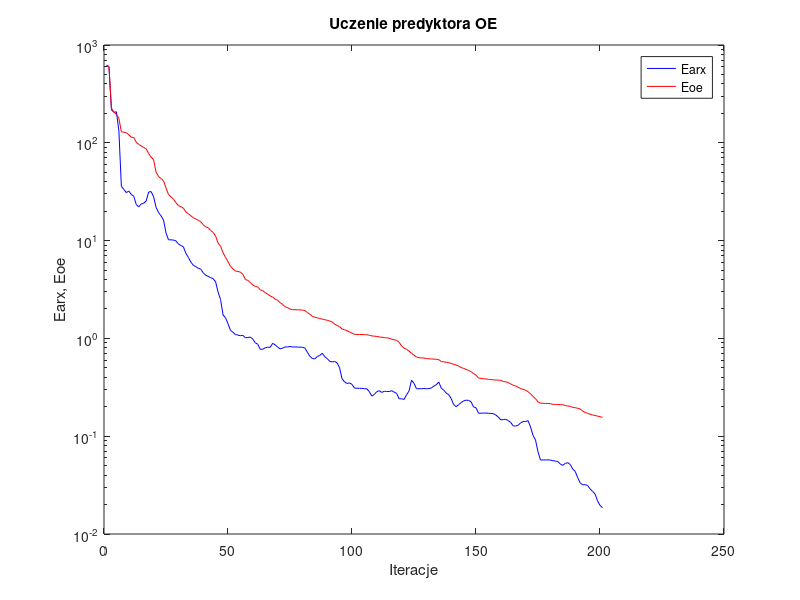
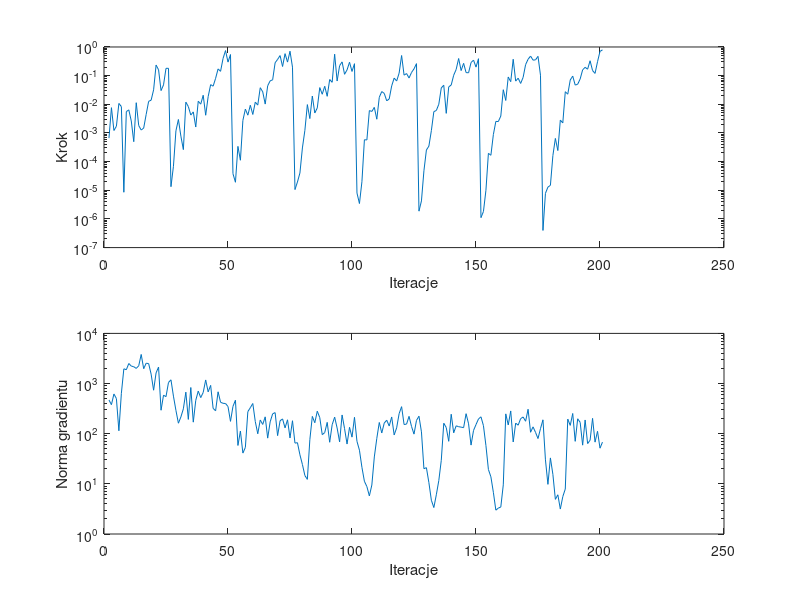

Here is the MATLAB script that generated these plots, in order:
%uczenie predyktora oe
clear all;
n=0; farx(n+1)=6.130613e+002; foe(n+1)=6.246224e+002; wspucz(n+1)=0.000000e+000; ng(n+1)=0.000000e+000;
%odnowa zmiennej metryki
n=1; farx(n+1)=5.954575e+002; foe(n+1)=6.044597e+002; krok(n+1)=6.586506e-004; ng(n+1)=4.703177e+002;
n=2; farx(n+1)=2.170709e+002; foe(n+1)=2.261746e+002; krok(n+1)=7.632150e-003; ng(n+1)=3.793680e+002;
n=3; farx(n+1)=2.045536e+002; foe(n+1)=2.059962e+002; krok(n+1)=1.217981e-003; ng(n+1)=6.195250e+002;
n=4; farx(n+1)=2.077765e+002; foe(n+1)=1.947884e+002; krok(n+1)=1.713251e-003; ng(n+1)=5.021155e+002;
n=5; farx(n+1)=1.324518e+002; foe(n+1)=1.777485e+002; krok(n+1)=1.071180e-002; ng(n+1)=1.144513e+002;
n=6; farx(n+1)=3.583843e+001; foe(n+1)=1.293896e+002; krok(n+1)=8.335898e-003; ng(n+1)=6.376773e+002;
n=7; farx(n+1)=3.340644e+001; foe(n+1)=1.287087e+002; krok(n+1)=8.539569e-006; ng(n+1)=1.967429e+003;
n=8; farx(n+1)=3.095703e+001; foe(n+1)=1.265224e+002; krok(n+1)=5.557598e-003; ng(n+1)=1.883856e+003;
n=9; farx(n+1)=3.210565e+001; foe(n+1)=1.209446e+002; krok(n+1)=6.399091e-003; ng(n+1)=2.508810e+003;
n=10; farx(n+1)=2.967087e+001; foe(n+1)=1.142372e+002; krok(n+1)=2.614439e-003; ng(n+1)=2.229638e+003;
n=11; farx(n+1)=2.839163e+001; foe(n+1)=1.130989e+002; krok(n+1)=4.957630e-004; ng(n+1)=2.163644e+003;
n=12; farx(n+1)=2.341742e+001; foe(n+1)=1.014556e+002; krok(n+1)=1.136409e-002; ng(n+1)=2.004382e+003;
n=13; farx(n+1)=2.209095e+001; foe(n+1)=9.646738e+001; krok(n+1)=1.810600e-003; ng(n+1)=2.259198e+003;
n=14; farx(n+1)=2.369591e+001; foe(n+1)=9.268964e+001; krok(n+1)=1.265711e-003; ng(n+1)=3.803012e+003;
n=15; farx(n+1)=2.410024e+001; foe(n+1)=8.946371e+001; krok(n+1)=1.478815e-003; ng(n+1)=1.976998e+003;
n=16; farx(n+1)=2.543017e+001; foe(n+1)=8.714316e+001; krok(n+1)=4.419773e-003; ng(n+1)=2.542796e+003;
n=17; farx(n+1)=3.140632e+001; foe(n+1)=7.745588e+001; krok(n+1)=1.269968e-002; ng(n+1)=2.497785e+003;
n=18; farx(n+1)=3.169685e+001; foe(n+1)=7.144613e+001; krok(n+1)=1.391254e-002; ng(n+1)=1.541539e+003;
n=19; farx(n+1)=2.805380e+001; foe(n+1)=6.724517e+001; krok(n+1)=3.197384e-002; ng(n+1)=7.363006e+002;
n=20; farx(n+1)=2.188524e+001; foe(n+1)=5.010898e+001; krok(n+1)=2.343012e-001; ng(n+1)=1.634965e+003;
n=21; farx(n+1)=1.932817e+001; foe(n+1)=4.525358e+001; krok(n+1)=1.600146e-001; ng(n+1)=2.130851e+003;
n=22; farx(n+1)=1.791876e+001; foe(n+1)=4.311013e+001; krok(n+1)=3.006802e-002; ng(n+1)=2.937995e+002;
n=23; farx(n+1)=1.623671e+001; foe(n+1)=4.094152e+001; krok(n+1)=4.756755e-002; ng(n+1)=5.860924e+002;
n=24; farx(n+1)=1.198368e+001; foe(n+1)=3.447209e+001; krok(n+1)=1.800875e-001; ng(n+1)=5.481001e+002;
n=25; farx(n+1)=1.019560e+001; foe(n+1)=2.967080e+001; krok(n+1)=1.802050e-001; ng(n+1)=1.050140e+003;
%odnowa zmiennej metryki
n=26; farx(n+1)=1.017484e+001; foe(n+1)=2.801685e+001; krok(n+1)=1.334403e-005; ng(n+1)=1.186761e+003;
n=27; farx(n+1)=1.012726e+001; foe(n+1)=2.658001e+001; krok(n+1)=6.880069e-005; ng(n+1)=5.605298e+002;
n=28; farx(n+1)=9.929485e+000; foe(n+1)=2.440133e+001; krok(n+1)=1.189159e-003; ng(n+1)=2.920478e+002;
n=29; farx(n+1)=9.249345e+000; foe(n+1)=2.282369e+001; krok(n+1)=2.957764e-003; ng(n+1)=1.618349e+002;
n=30; farx(n+1)=8.904428e+000; foe(n+1)=2.217576e+001; krok(n+1)=7.740461e-004; ng(n+1)=2.157598e+002;
n=31; farx(n+1)=8.636234e+000; foe(n+1)=2.148280e+001; krok(n+1)=2.625683e-004; ng(n+1)=3.135757e+002;
n=32; farx(n+1)=7.433246e+000; foe(n+1)=1.966103e+001; krok(n+1)=1.189189e-002; ng(n+1)=6.738676e+002;
n=33; farx(n+1)=6.740012e+000; foe(n+1)=1.885016e+001; krok(n+1)=8.368557e-003; ng(n+1)=1.927836e+002;
n=34; farx(n+1)=6.050434e+000; foe(n+1)=1.794454e+001; krok(n+1)=4.212063e-003; ng(n+1)=8.336091e+002;
n=35; farx(n+1)=5.595702e+000; foe(n+1)=1.715650e+001; krok(n+1)=5.433546e-003; ng(n+1)=1.699215e+002;
n=36; farx(n+1)=5.426922e+000; foe(n+1)=1.661920e+001; krok(n+1)=1.611746e-003; ng(n+1)=4.637029e+002;
n=37; farx(n+1)=5.213745e+000; foe(n+1)=1.614566e+001; krok(n+1)=1.278285e-002; ng(n+1)=7.072073e+002;
n=38; farx(n+1)=5.118514e+000; foe(n+1)=1.560003e+001; krok(n+1)=1.012568e-002; ng(n+1)=5.246994e+002;
n=39; farx(n+1)=4.689468e+000; foe(n+1)=1.452927e+001; krok(n+1)=2.069003e-002; ng(n+1)=6.642887e+002;
n=40; farx(n+1)=4.422030e+000; foe(n+1)=1.382754e+001; krok(n+1)=4.153710e-003; ng(n+1)=1.180018e+003;
n=41; farx(n+1)=4.310729e+000; foe(n+1)=1.353535e+001; krok(n+1)=1.855145e-002; ng(n+1)=6.824348e+002;
n=42; farx(n+1)=4.179656e+000; foe(n+1)=1.270523e+001; krok(n+1)=4.852216e-002; ng(n+1)=9.193859e+002;
n=43; farx(n+1)=4.081818e+000; foe(n+1)=1.213447e+001; krok(n+1)=4.284718e-002; ng(n+1)=3.204371e+002;
n=44; farx(n+1)=3.790225e+000; foe(n+1)=1.110859e+001; krok(n+1)=8.057849e-002; ng(n+1)=2.859797e+002;
n=45; farx(n+1)=2.971340e+000; foe(n+1)=9.421833e+000; krok(n+1)=1.717868e-001; ng(n+1)=6.847189e+002;
n=46; farx(n+1)=2.501025e+000; foe(n+1)=8.767591e+000; krok(n+1)=1.414327e-001; ng(n+1)=4.235655e+002;
n=47; farx(n+1)=1.735820e+000; foe(n+1)=7.507072e+000; krok(n+1)=3.963116e-001; ng(n+1)=4.037069e+002;
n=48; farx(n+1)=1.625684e+000; foe(n+1)=6.738306e+000; krok(n+1)=7.491049e-001; ng(n+1)=3.996612e+002;
n=49; farx(n+1)=1.413361e+000; foe(n+1)=6.105063e+000; krok(n+1)=2.965231e-001; ng(n+1)=3.484120e+002;
n=50; farx(n+1)=1.209035e+000; foe(n+1)=5.460758e+000; krok(n+1)=5.450576e-001; ng(n+1)=1.762442e+002;
%odnowa zmiennej metryki
n=51; farx(n+1)=1.155603e+000; foe(n+1)=5.143128e+000; krok(n+1)=3.791849e-005; ng(n+1)=3.504162e+002;
n=52; farx(n+1)=1.094083e+000; foe(n+1)=4.886903e+000; krok(n+1)=1.904168e-005; ng(n+1)=4.654436e+002;
n=53; farx(n+1)=1.081804e+000; foe(n+1)=4.834149e+000; krok(n+1)=3.403614e-004; ng(n+1)=5.827349e+001;
n=54; farx(n+1)=1.065727e+000; foe(n+1)=4.760547e+000; krok(n+1)=1.117582e-004; ng(n+1)=1.129328e+002;
n=55; farx(n+1)=1.074212e+000; foe(n+1)=4.513818e+000; krok(n+1)=2.739044e-003; ng(n+1)=4.102127e+001;
n=56; farx(n+1)=1.015804e+000; foe(n+1)=4.004074e+000; krok(n+1)=6.776891e-003; ng(n+1)=5.326801e+001;
n=57; farx(n+1)=1.022256e+000; foe(n+1)=3.914721e+000; krok(n+1)=4.175393e-003; ng(n+1)=2.756750e+002;
n=58; farx(n+1)=1.031536e+000; foe(n+1)=3.721473e+000; krok(n+1)=9.267996e-003; ng(n+1)=3.301130e+002;
n=59; farx(n+1)=9.840184e-001; foe(n+1)=3.524115e+000; krok(n+1)=4.419773e-003; ng(n+1)=4.001377e+002;
n=60; farx(n+1)=9.018502e-001; foe(n+1)=3.399992e+000; krok(n+1)=1.189189e-002; ng(n+1)=1.749878e+002;
n=61; farx(n+1)=8.708117e-001; foe(n+1)=3.355082e+000; krok(n+1)=9.385969e-003; ng(n+1)=9.958423e+001;
n=62; farx(n+1)=7.730667e-001; foe(n+1)=3.140525e+000; krok(n+1)=3.798141e-002; ng(n+1)=1.877809e+002;
n=63; farx(n+1)=7.746677e-001; foe(n+1)=3.073648e+000; krok(n+1)=2.727640e-002; ng(n+1)=1.529606e+002;
n=64; farx(n+1)=8.010410e-001; foe(n+1)=2.941974e+000; krok(n+1)=1.017451e-002; ng(n+1)=2.167681e+002;
n=65; farx(n+1)=8.129646e-001; foe(n+1)=2.826735e+000; krok(n+1)=4.438543e-002; ng(n+1)=8.157301e+001;
n=66; farx(n+1)=8.111341e-001; foe(n+1)=2.723957e+000; krok(n+1)=6.589702e-002; ng(n+1)=1.724183e+002;
n=67; farx(n+1)=8.909806e-001; foe(n+1)=2.645743e+000; krok(n+1)=7.143431e-002; ng(n+1)=2.489751e+002;
n=68; farx(n+1)=8.591942e-001; foe(n+1)=2.523670e+000; krok(n+1)=2.815910e-001; ng(n+1)=2.631374e+002;
n=69; farx(n+1)=8.145028e-001; foe(n+1)=2.450318e+000; krok(n+1)=3.691454e-001; ng(n+1)=9.147646e+001;
n=70; farx(n+1)=7.824016e-001; foe(n+1)=2.323584e+000; krok(n+1)=5.013461e-001; ng(n+1)=1.811351e+002;
n=71; farx(n+1)=7.939010e-001; foe(n+1)=2.223337e+000; krok(n+1)=2.085241e-001; ng(n+1)=1.972471e+002;
n=72; farx(n+1)=8.191028e-001; foe(n+1)=2.111492e+000; krok(n+1)=5.853717e-001; ng(n+1)=1.307200e+002;
n=73; farx(n+1)=8.165208e-001; foe(n+1)=2.062856e+000; krok(n+1)=2.969638e-001; ng(n+1)=1.893114e+002;
n=74; farx(n+1)=8.261078e-001; foe(n+1)=1.992949e+000; krok(n+1)=7.113726e-001; ng(n+1)=8.220975e+001;
n=75; farx(n+1)=8.183646e-001; foe(n+1)=1.969001e+000; krok(n+1)=1.981558e-001; ng(n+1)=1.813981e+002;
%odnowa zmiennej metryki
n=76; farx(n+1)=8.177124e-001; foe(n+1)=1.965114e+000; krok(n+1)=1.057446e-005; ng(n+1)=6.491574e+001;
n=77; farx(n+1)=8.161360e-001; foe(n+1)=1.960528e+000; krok(n+1)=1.944453e-005; ng(n+1)=6.619585e+001;
n=78; farx(n+1)=8.126179e-001; foe(n+1)=1.957335e+000; krok(n+1)=4.014885e-005; ng(n+1)=3.796212e+001;
n=79; farx(n+1)=8.141745e-001; foe(n+1)=1.945478e+000; krok(n+1)=3.000226e-004; ng(n+1)=2.437301e+001;
n=80; farx(n+1)=7.969572e-001; foe(n+1)=1.926357e+000; krok(n+1)=1.236099e-003; ng(n+1)=1.465814e+001;
n=81; farx(n+1)=7.229008e-001; foe(n+1)=1.839492e+000; krok(n+1)=9.759296e-003; ng(n+1)=1.229514e+001;
n=82; farx(n+1)=6.560519e-001; foe(n+1)=1.765832e+000; krok(n+1)=3.174920e-003; ng(n+1)=7.596355e+001;
n=83; farx(n+1)=6.236580e-001; foe(n+1)=1.680908e+000; krok(n+1)=1.941426e-002; ng(n+1)=2.213371e+002;
n=84; farx(n+1)=6.171857e-001; foe(n+1)=1.648285e+000; krok(n+1)=4.974973e-003; ng(n+1)=1.653970e+002;
n=85; farx(n+1)=6.527523e-001; foe(n+1)=1.624379e+000; krok(n+1)=7.479896e-003; ng(n+1)=2.808765e+002;
n=86; farx(n+1)=6.692216e-001; foe(n+1)=1.592554e+000; krok(n+1)=3.830459e-002; ng(n+1)=2.095640e+002;
n=87; farx(n+1)=7.049502e-001; foe(n+1)=1.574589e+000; krok(n+1)=2.243356e-002; ng(n+1)=9.570460e+001;
n=88; farx(n+1)=6.512390e-001; foe(n+1)=1.554145e+000; krok(n+1)=4.254539e-002; ng(n+1)=1.052033e+002;
n=89; farx(n+1)=6.207382e-001; foe(n+1)=1.532651e+000; krok(n+1)=1.901096e-002; ng(n+1)=1.682640e+002;
n=90; farx(n+1)=5.841474e-001; foe(n+1)=1.504450e+000; krok(n+1)=7.327928e-002; ng(n+1)=6.751075e+001;
n=91; farx(n+1)=5.739173e-001; foe(n+1)=1.472520e+000; krok(n+1)=5.857529e-002; ng(n+1)=1.512188e+002;
n=92; farx(n+1)=5.819849e-001; foe(n+1)=1.398736e+000; krok(n+1)=5.600723e-001; ng(n+1)=2.138764e+002;
n=93; farx(n+1)=5.609044e-001; foe(n+1)=1.353191e+000; krok(n+1)=6.503090e-002; ng(n+1)=1.298725e+002;
n=94; farx(n+1)=5.005984e-001; foe(n+1)=1.318032e+000; krok(n+1)=2.224108e-001; ng(n+1)=6.866387e+001;
n=95; farx(n+1)=3.857614e-001; foe(n+1)=1.246276e+000; krok(n+1)=3.019693e-001; ng(n+1)=2.364465e+002;
n=96; farx(n+1)=3.594497e-001; foe(n+1)=1.228496e+000; krok(n+1)=1.114169e-001; ng(n+1)=1.261576e+002;
n=97; farx(n+1)=3.459874e-001; foe(n+1)=1.195127e+000; krok(n+1)=1.586161e-001; ng(n+1)=6.222222e+001;
n=98; farx(n+1)=3.507554e-001; foe(n+1)=1.163601e+000; krok(n+1)=2.936023e-001; ng(n+1)=1.340964e+002;
n=99; farx(n+1)=3.388058e-001; foe(n+1)=1.131812e+000; krok(n+1)=1.400181e-001; ng(n+1)=8.543239e+001;
n=100; farx(n+1)=3.100382e-001; foe(n+1)=1.099749e+000; krok(n+1)=2.615920e-001; ng(n+1)=2.123297e+002;
%odnowa zmiennej metryki
n=101; farx(n+1)=3.091713e-001; foe(n+1)=1.097291e+000; krok(n+1)=8.058704e-006; ng(n+1)=7.041840e+001;
n=102; farx(n+1)=3.089072e-001; foe(n+1)=1.096773e+000; krok(n+1)=3.445799e-006; ng(n+1)=4.689515e+001;
n=103; farx(n+1)=3.082942e-001; foe(n+1)=1.096161e+000; krok(n+1)=1.990494e-005; ng(n+1)=2.136493e+001;
n=104; farx(n+1)=3.062241e-001; foe(n+1)=1.091819e+000; krok(n+1)=5.800074e-004; ng(n+1)=1.125771e+001;
n=105; farx(n+1)=3.051818e-001; foe(n+1)=1.089033e+000; krok(n+1)=5.704577e-004; ng(n+1)=8.814800e+000;
n=106; farx(n+1)=2.848227e-001; foe(n+1)=1.077423e+000; krok(n+1)=6.046212e-003; ng(n+1)=5.747033e+000;
n=107; farx(n+1)=2.574082e-001; foe(n+1)=1.059989e+000; krok(n+1)=5.631405e-003; ng(n+1)=9.486034e+000;
n=108; farx(n+1)=2.674606e-001; foe(n+1)=1.054234e+000; krok(n+1)=7.801084e-003; ng(n+1)=3.442269e+001;
n=109; farx(n+1)=2.853342e-001; foe(n+1)=1.047393e+000; krok(n+1)=3.017589e-003; ng(n+1)=8.065920e+001;
n=110; farx(n+1)=2.917897e-001; foe(n+1)=1.035523e+000; krok(n+1)=1.761298e-002; ng(n+1)=1.674455e+002;
n=111; farx(n+1)=2.802284e-001; foe(n+1)=1.028895e+000; krok(n+1)=2.779047e-002; ng(n+1)=1.033926e+002;
n=112; farx(n+1)=2.878595e-001; foe(n+1)=1.019086e+000; krok(n+1)=2.409244e-002; ng(n+1)=1.629717e+002;
n=113; farx(n+1)=2.869584e-001; foe(n+1)=1.013583e+000; krok(n+1)=1.321526e-002; ng(n+1)=1.857022e+002;
n=114; farx(n+1)=2.861320e-001; foe(n+1)=1.004900e+000; krok(n+1)=1.538463e-002; ng(n+1)=1.422196e+002;
n=115; farx(n+1)=2.918379e-001; foe(n+1)=9.789078e-001; krok(n+1)=4.388300e-002; ng(n+1)=2.156095e+002;
n=116; farx(n+1)=2.822775e-001; foe(n+1)=9.679165e-001; krok(n+1)=8.197463e-002; ng(n+1)=9.449457e+001;
n=117; farx(n+1)=2.737948e-001; foe(n+1)=9.556696e-001; krok(n+1)=6.486639e-002; ng(n+1)=1.306471e+002;
n=118; farx(n+1)=2.416344e-001; foe(n+1)=9.128673e-001; krok(n+1)=1.221956e-001; ng(n+1)=2.510320e+002;
n=119; farx(n+1)=2.410741e-001; foe(n+1)=8.361938e-001; krok(n+1)=5.045340e-001; ng(n+1)=3.460681e+002;
n=120; farx(n+1)=2.379723e-001; foe(n+1)=7.950266e-001; krok(n+1)=1.041001e-001; ng(n+1)=1.522607e+002;
n=121; farx(n+1)=2.653161e-001; foe(n+1)=7.723686e-001; krok(n+1)=1.181740e-001; ng(n+1)=1.555997e+002;
n=122; farx(n+1)=2.899888e-001; foe(n+1)=7.410113e-001; krok(n+1)=8.277891e-002; ng(n+1)=2.218130e+002;
n=123; farx(n+1)=3.739339e-001; foe(n+1)=7.034325e-001; krok(n+1)=1.288873e-001; ng(n+1)=1.395374e+002;
n=124; farx(n+1)=3.470456e-001; foe(n+1)=6.748012e-001; krok(n+1)=1.723367e-001; ng(n+1)=9.807526e+001;
n=125; farx(n+1)=3.058296e-001; foe(n+1)=6.445744e-001; krok(n+1)=2.624788e-001; ng(n+1)=1.841556e+002;
%odnowa zmiennej metryki
n=126; farx(n+1)=3.058825e-001; foe(n+1)=6.345489e-001; krok(n+1)=1.867739e-006; ng(n+1)=2.232439e+002;
n=127; farx(n+1)=3.063373e-001; foe(n+1)=6.311791e-001; krok(n+1)=4.250599e-006; ng(n+1)=1.088926e+002;
n=128; farx(n+1)=3.070580e-001; foe(n+1)=6.299429e-001; krok(n+1)=4.789661e-005; ng(n+1)=2.004444e+001;
n=129; farx(n+1)=3.057295e-001; foe(n+1)=6.222335e-001; krok(n+1)=2.540827e-004; ng(n+1)=2.102090e+001;
n=130; farx(n+1)=3.070527e-001; foe(n+1)=6.181226e-001; krok(n+1)=3.467612e-004; ng(n+1)=1.060489e+001;
n=131; farx(n+1)=3.108722e-001; foe(n+1)=6.164597e-001; krok(n+1)=1.207428e-003; ng(n+1)=4.713102e+000;
n=132; farx(n+1)=3.254993e-001; foe(n+1)=6.136725e-001; krok(n+1)=5.557598e-003; ng(n+1)=3.369309e+000;
n=133; farx(n+1)=3.358836e-001; foe(n+1)=6.113762e-001; krok(n+1)=6.072741e-003; ng(n+1)=6.057342e+000;
n=134; farx(n+1)=3.581132e-001; foe(n+1)=6.057721e-001; krok(n+1)=1.004449e-002; ng(n+1)=1.162861e+001;
n=135; farx(n+1)=3.095835e-001; foe(n+1)=5.799864e-001; krok(n+1)=3.726804e-002; ng(n+1)=2.947226e+001;
n=136; farx(n+1)=2.952825e-001; foe(n+1)=5.761090e-001; krok(n+1)=4.616585e-002; ng(n+1)=1.617082e+002;
n=137; farx(n+1)=2.759279e-001; foe(n+1)=5.702347e-001; krok(n+1)=4.830641e-003; ng(n+1)=1.327473e+002;
n=138; farx(n+1)=2.659953e-001; foe(n+1)=5.654183e-001; krok(n+1)=4.048730e-002; ng(n+1)=7.054757e+001;
n=139; farx(n+1)=2.420344e-001; foe(n+1)=5.539848e-001; krok(n+1)=4.703530e-002; ng(n+1)=2.442992e+002;
n=140; farx(n+1)=2.104951e-001; foe(n+1)=5.429432e-001; krok(n+1)=1.032026e-001; ng(n+1)=1.041063e+002;
n=141; farx(n+1)=2.003569e-001; foe(n+1)=5.351560e-001; krok(n+1)=1.643984e-001; ng(n+1)=1.435849e+002;
n=142; farx(n+1)=2.102110e-001; foe(n+1)=5.200101e-001; krok(n+1)=3.963116e-001; ng(n+1)=1.379179e+002;
n=143; farx(n+1)=2.205320e-001; foe(n+1)=5.043097e-001; krok(n+1)=1.501755e-001; ng(n+1)=1.351450e+002;
n=144; farx(n+1)=2.298663e-001; foe(n+1)=4.934414e-001; krok(n+1)=2.688700e-001; ng(n+1)=1.319802e+002;
n=145; farx(n+1)=2.335066e-001; foe(n+1)=4.820411e-001; krok(n+1)=1.277097e-001; ng(n+1)=2.505550e+002;
n=146; farx(n+1)=2.325084e-001; foe(n+1)=4.713128e-001; krok(n+1)=1.257595e-001; ng(n+1)=1.576890e+002;
n=147; farx(n+1)=2.252288e-001; foe(n+1)=4.569375e-001; krok(n+1)=2.862909e-001; ng(n+1)=5.925115e+001;
n=148; farx(n+1)=1.992690e-001; foe(n+1)=4.365191e-001; krok(n+1)=3.477470e-001; ng(n+1)=1.159142e+002;
n=149; farx(n+1)=1.952705e-001; foe(n+1)=4.219307e-001; krok(n+1)=1.981558e-001; ng(n+1)=1.519859e+002;
n=150; farx(n+1)=1.718030e-001; foe(n+1)=3.937035e-001; krok(n+1)=3.904377e-001; ng(n+1)=1.966016e+002;
%odnowa zmiennej metryki
n=151; farx(n+1)=1.719530e-001; foe(n+1)=3.896843e-001; krok(n+1)=1.108746e-006; ng(n+1)=2.170957e+002;
n=152; farx(n+1)=1.721929e-001; foe(n+1)=3.871246e-001; krok(n+1)=1.816358e-006; ng(n+1)=1.447254e+002;
n=153; farx(n+1)=1.725937e-001; foe(n+1)=3.850860e-001; krok(n+1)=9.952471e-006; ng(n+1)=5.815356e+001;
n=154; farx(n+1)=1.714258e-001; foe(n+1)=3.813587e-001; krok(n+1)=1.945992e-004; ng(n+1)=1.933773e+001;
n=155; farx(n+1)=1.708982e-001; foe(n+1)=3.792300e-001; krok(n+1)=1.662532e-004; ng(n+1)=1.383973e+001;
n=156; farx(n+1)=1.699452e-001; foe(n+1)=3.767754e-001; krok(n+1)=8.786586e-004; ng(n+1)=6.785344e+000;
n=157; farx(n+1)=1.644707e-001; foe(n+1)=3.754752e-001; krok(n+1)=2.530456e-003; ng(n+1)=2.986964e+000;
n=158; farx(n+1)=1.569932e-001; foe(n+1)=3.743479e-001; krok(n+1)=2.501815e-003; ng(n+1)=3.286678e+000;
n=159; farx(n+1)=1.470699e-001; foe(n+1)=3.726852e-001; krok(n+1)=3.891067e-003; ng(n+1)=3.459288e+000;
n=160; farx(n+1)=1.477849e-001; foe(n+1)=3.627544e-001; krok(n+1)=3.229291e-002; ng(n+1)=9.549466e+000;
n=161; farx(n+1)=1.491146e-001; foe(n+1)=3.599344e-001; krok(n+1)=1.360507e-002; ng(n+1)=2.485035e+002;
n=162; farx(n+1)=1.443611e-001; foe(n+1)=3.531609e-001; krok(n+1)=8.973318e-002; ng(n+1)=1.492652e+002;
n=163; farx(n+1)=1.383615e-001; foe(n+1)=3.423673e-001; krok(n+1)=6.162212e-002; ng(n+1)=2.842407e+002;
n=164; farx(n+1)=1.273564e-001; foe(n+1)=3.314248e-001; krok(n+1)=3.730916e-001; ng(n+1)=6.843742e+001;
n=165; farx(n+1)=1.271335e-001; foe(n+1)=3.262979e-001; krok(n+1)=6.442938e-002; ng(n+1)=1.624951e+002;
n=166; farx(n+1)=1.295598e-001; foe(n+1)=3.164317e-001; krok(n+1)=8.155575e-002; ng(n+1)=1.476540e+002;
n=167; farx(n+1)=1.370820e-001; foe(n+1)=3.070387e-001; krok(n+1)=5.344961e-002; ng(n+1)=1.998148e+002;
n=168; farx(n+1)=1.411980e-001; foe(n+1)=3.008805e-001; krok(n+1)=8.693674e-002; ng(n+1)=2.153431e+002;
n=169; farx(n+1)=1.414424e-001; foe(n+1)=2.949573e-001; krok(n+1)=2.429623e-001; ng(n+1)=1.772303e+002;
n=170; farx(n+1)=1.441468e-001; foe(n+1)=2.851872e-001; krok(n+1)=3.730776e-001; ng(n+1)=3.072015e+002;
n=171; farx(n+1)=1.240716e-001; foe(n+1)=2.715098e-001; krok(n+1)=4.819709e-001; ng(n+1)=1.068222e+002;
n=172; farx(n+1)=1.020987e-001; foe(n+1)=2.552902e-001; krok(n+1)=3.477470e-001; ng(n+1)=1.369658e+002;
n=173; farx(n+1)=9.140719e-002; foe(n+1)=2.417251e-001; krok(n+1)=3.550835e-001; ng(n+1)=1.062458e+002;
n=174; farx(n+1)=6.913328e-002; foe(n+1)=2.240646e-001; krok(n+1)=4.714530e-001; ng(n+1)=8.004045e+001;
n=175; farx(n+1)=5.713314e-002; foe(n+1)=2.180911e-001; krok(n+1)=1.037624e-001; ng(n+1)=1.262070e+002;
%odnowa zmiennej metryki
n=176; farx(n+1)=5.712332e-002; foe(n+1)=2.168516e-001; krok(n+1)=3.967902e-007; ng(n+1)=1.891365e+002;
n=177; farx(n+1)=5.723364e-002; foe(n+1)=2.163662e-001; krok(n+1)=7.829941e-006; ng(n+1)=3.012233e+001;
n=178; farx(n+1)=5.723286e-002; foe(n+1)=2.162590e-001; krok(n+1)=1.290553e-005; ng(n+1)=9.774889e+000;
n=179; farx(n+1)=5.701009e-002; foe(n+1)=2.151326e-001; krok(n+1)=1.484784e-005; ng(n+1)=3.290208e+001;
n=180; farx(n+1)=5.617442e-002; foe(n+1)=2.118604e-001; krok(n+1)=1.625548e-004; ng(n+1)=1.545194e+001;
n=181; farx(n+1)=5.568300e-002; foe(n+1)=2.112975e-001; krok(n+1)=6.453470e-004; ng(n+1)=4.907702e+000;
n=182; farx(n+1)=5.506799e-002; foe(n+1)=2.109661e-001; krok(n+1)=2.431917e-004; ng(n+1)=6.053457e+000;
n=183; farx(n+1)=5.194826e-002; foe(n+1)=2.103357e-001; krok(n+1)=2.804162e-003; ng(n+1)=3.144090e+000;
n=184; farx(n+1)=5.033897e-002; foe(n+1)=2.099667e-001; krok(n+1)=2.249238e-003; ng(n+1)=5.571904e+000;
n=185; farx(n+1)=5.274491e-002; foe(n+1)=2.057639e-001; krok(n+1)=2.753789e-002; ng(n+1)=7.892733e+000;
n=186; farx(n+1)=5.356961e-002; foe(n+1)=2.033669e-001; krok(n+1)=2.252562e-002; ng(n+1)=1.955761e+002;
n=187; farx(n+1)=5.136325e-002; foe(n+1)=2.020141e-001; krok(n+1)=7.045190e-002; ng(n+1)=1.464024e+002;
n=188; farx(n+1)=4.619926e-002; foe(n+1)=1.972545e-001; krok(n+1)=9.630670e-002; ng(n+1)=2.530407e+002;
n=189; farx(n+1)=4.369292e-002; foe(n+1)=1.957091e-001; krok(n+1)=4.681906e-002; ng(n+1)=7.046005e+001;
n=190; farx(n+1)=3.775243e-002; foe(n+1)=1.928947e-001; krok(n+1)=5.004260e-002; ng(n+1)=1.982710e+002;
n=191; farx(n+1)=3.336948e-002; foe(n+1)=1.897686e-001; krok(n+1)=7.665539e-002; ng(n+1)=1.683778e+002;
n=192; farx(n+1)=3.181164e-002; foe(n+1)=1.807231e-001; krok(n+1)=1.592896e-001; ng(n+1)=5.910724e+001;
n=193; farx(n+1)=3.197491e-002; foe(n+1)=1.745466e-001; krok(n+1)=1.951976e-001; ng(n+1)=1.878315e+002;
n=194; farx(n+1)=3.131030e-002; foe(n+1)=1.717605e-001; krok(n+1)=1.677703e-001; ng(n+1)=6.357155e+001;
n=195; farx(n+1)=2.892719e-002; foe(n+1)=1.678493e-001; krok(n+1)=3.307424e-001; ng(n+1)=7.405089e+001;
n=196; farx(n+1)=2.729880e-002; foe(n+1)=1.647542e-001; krok(n+1)=1.503594e-001; ng(n+1)=2.022214e+002;
n=197; farx(n+1)=2.567316e-002; foe(n+1)=1.629172e-001; krok(n+1)=1.197092e-001; ng(n+1)=6.789198e+001;
n=198; farx(n+1)=2.184216e-002; foe(n+1)=1.604286e-001; krok(n+1)=3.066947e-001; ng(n+1)=1.116344e+002;
n=199; farx(n+1)=1.962467e-002; foe(n+1)=1.581569e-001; krok(n+1)=7.021280e-001; ng(n+1)=5.140236e+001;
n=200; farx(n+1)=1.858771e-002; foe(n+1)=1.559791e-001; krok(n+1)=7.926233e-001; ng(n+1)=6.795207e+001;

figure; semilogy(farx,'b'); hold on; semilogy(foe,'r'); xlabel('Iteracje'); ylabel('Earx, Eoe'); legend('Earx','Eoe'); title('Uczenie predyktora OE');
figure; subplot(2,1,1); semilogy(krok); xlabel('Iteracje'); ylabel('Krok');
subplot(2,1,2); semilogy(ng); xlabel('Iteracje'); ylabel('Norma gradientu');
Earx=farx(n+1)
Eoe=foe(n+1)
